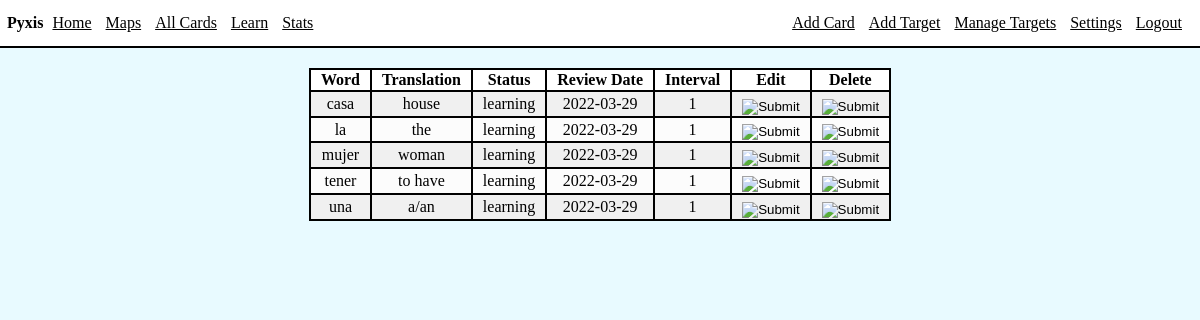
Page /viewCards (signed in) on the earlier database version.
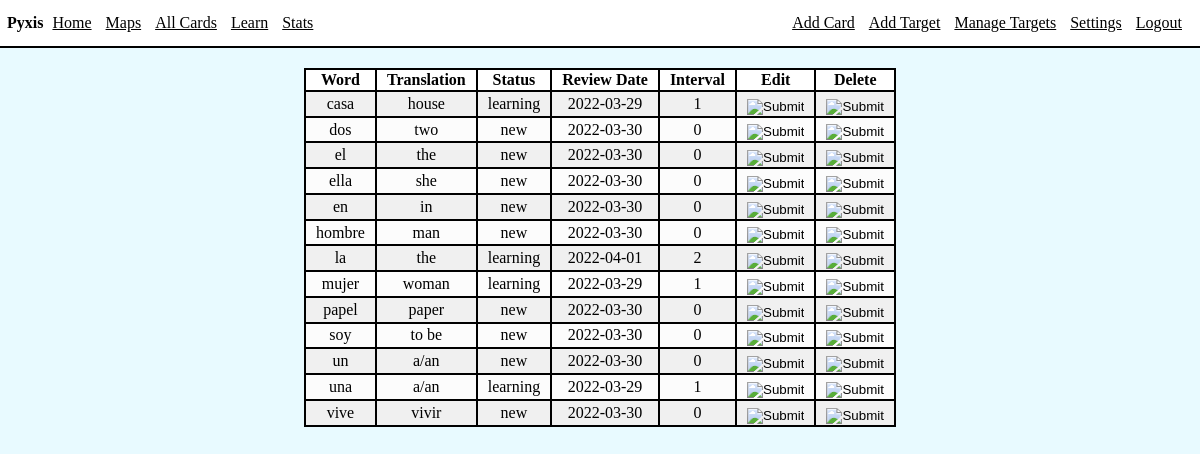
Same page on the later database version.
### app/models.py (models this page shows, shortened)
class Card(db.Model):
    id = db.Column(db.Integer, index=True, primary_key=True)
    word = db.Column(db.String(64), index=True)
    translation = db.Column(db.String(1000), index=True)
    status = db.Column(db.String(64), index=True)
    nextReviewDate = db.Column(db.Date, index=True)
    lastInterval = db.Column(db.Integer)
    variants = db.relationship("Variant", backref='card', lazy=True)
    user_id = db.Column(db.Integer, db.ForeignKey('user.id'))

### app/cards.py (the view)
@bp.route('/viewCards')
@login_required
def viewCards():
    cards = Card.query.filter_by(user_id=current_user.id).order_by(Card.word)
    return render_template('viewCards.html', title='View Cards', cards=cards)

### app/models.py (called while the page is built)
@login.user_loader
def load_user(id):
    return User.query.get(int(id))

### app/templates/viewCards.html
{% extends "base.html" %}
{% block content %}
<div class="int">
    <table>
        <thead>
            <th>Word</th>
            <th>Translation</th>
            <th>Status</th>
            <th>Review Date</th>
            <th>Interval</th>
            <th>Edit</th>
            <th>Delete</th>
        </thead>
        <tbody>
        {% for card in cards %}
        <tr>
            <td>{{ card.word }}</td>
            <td>{{ card.translation }}</td>
            <td>{{ card.status }}</td>
            <td>{{ card.nextReviewDate }}</td>
            <td>{{ card.lastInterval }}</td>
            <td>
                <form action="{{ url_for('cards.editCard', card_id=card.id )}}" method="POST">
                    <input type="image" class="btnimg" src="../static/images/edit.png">
                </form>
            </td>
            <td>
                <form action="{{ url_for('cards.deleteCard', card_id=card.id) }}" method="POST">
                    <input type="image" class="btnimg" src="../static/images/delete.png">
                </form>
            </td>
        </tr>
        {% endfor %}
        </tbody>
    </table>
</div>
{% endblock %}

### app/templates/base.html (shortened to what this page needs)
<!DOCTYPE html>
<link rel="stylesheet" href="{{ url_for('static', filename='style.css') }}">
<html>
    <head>
        <div>
            <div class="nav">
            <b>Pyxis</b>
            <a class="navlink" href="/viewCards">Home</a>
            {%if current_user.is_anonymous %}
            <div class="right">
                <a class="navlink" href="/login">Login</a>
            </div>
            {% else %}
            <a class="navlink" href="/selectMap">Maps</a>
            <a class="navlink"href="/viewCards">All Cards</a>
            <a class="navlink" href="/learn">Learn</a>
            <a class="navlink" href="viewStats">Stats</a>
            <div class="right">
                <a class="navlink" href="/addCard">Add Card</a>
                <a class="navlink" href="/addTarget">Add Target</a>
                <a class="navlink" href="/viewTargets">Manage Targets</a>
                <a class="navlink" href="/settings">Settings</a>
                <a class="navlink" href="/logout">Logout</a>
            </div>
            {% endif %}
            </div>
        </div>
        </head>
        <body>
            <div class="content">
            {% block content %}{% endblock %}
            </div>
    </body>
</html>

### app/static/style.css (style rules this page uses)
html, body { background-color: rgb(232, 250, 255); margin: 0px; padding: 0px; max-width: 100%; overflow-x: hidden; }
.content { margin: 0px; }
.int { margin: 20px; }
a { color: black; }
.nav { background-color: white; display: inline-block; position: relative; width: 100%; padding: 7px; padding-top: 14px; padding-bottom: 14px; border-bottom: 2px solid black; }
.navlink { padding-left: 5px; padding-right: 5px; }
.right { float: right; margin-right: 20px; }
table { margin-left: auto; margin-right: auto; border: 2px solid black; text-align: center; border-collapse: collapse; }
thead { background-color: white; }
th, td { border: 2px solid black; padding-left: 10px; padding-right: 10px; }
tbody { background-color: rgb(240, 240, 240); }
tr:nth-child(even) { background-color: rgb(252, 252, 252); }
.btnimg { position: relative; margin-top: 10%; margin-left: auto; }

Differences in the rows shown:
removed Card: word "tener", translation "to have", status "learning", nextReviewDate "2022-03-29", lastInterval "1"
added Card: word "dos", translation "two", status "new", nextReviewDate "2022-03-30", lastInterval "0"
added Card: word "el", translation "the", status "new", nextReviewDate "2022-03-30", lastInterval "0"
added Card: word "ella", translation "she", status "new", nextReviewDate "2022-03-30", lastInterval "0"
added Card: word "en", translation "in", status "new", nextReviewDate "2022-03-30", lastInterval "0"
added Card: word "hombre", translation "man", status "new", nextReviewDate "2022-03-30", lastInterval "0"
changed Card "la": nextReviewDate "2022-03-29" → "2022-04-01"; lastInterval "1" → "2"
added Card: word "papel", translation "paper", status "new", nextReviewDate "2022-03-30", lastInterval "0"
added Card: word "soy", translation "to be", status "new", nextReviewDate "2022-03-30", lastInterval "0"
added Card: word "un", translation "a/an", status "new", nextReviewDate "2022-03-30", lastInterval "0"
added Card: word "vive", translation "vivir", status "new", nextReviewDate "2022-03-30", lastInterval "0"
